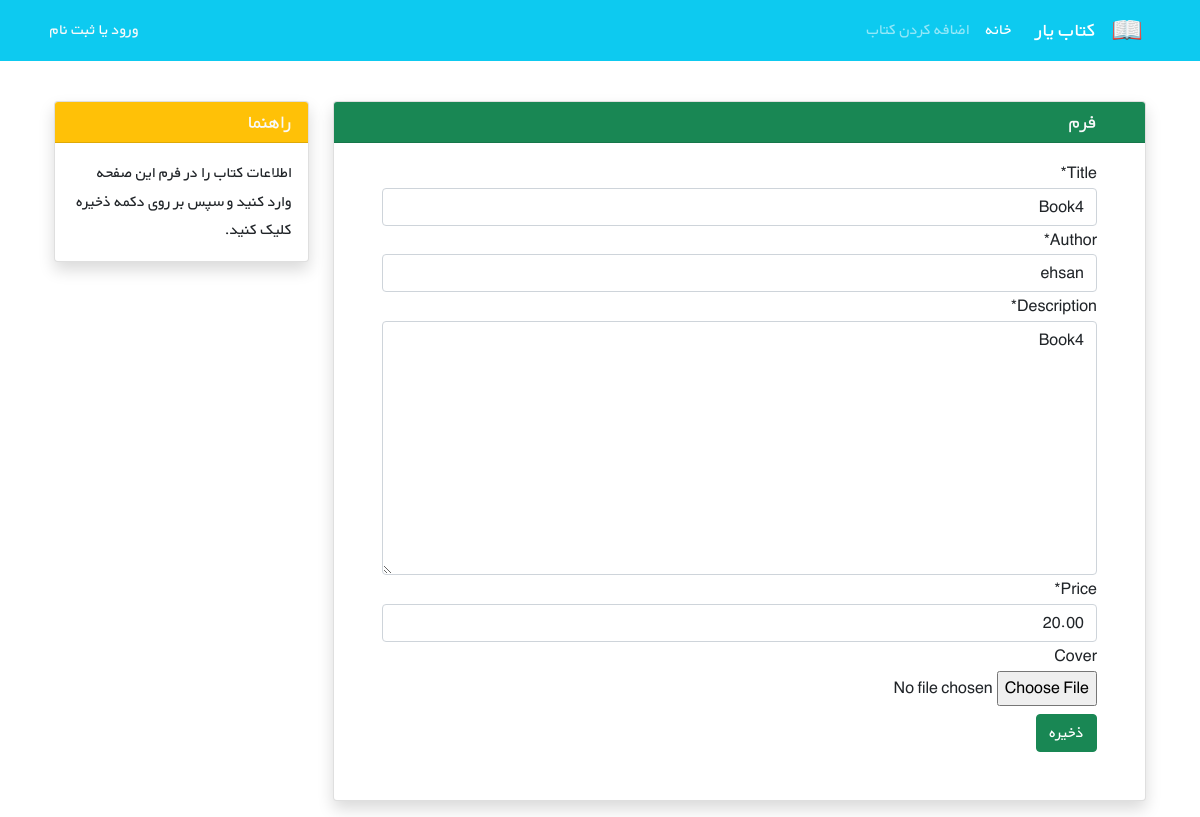
Screenshot of /books/8/edit/ with the database file from the repository.
### books/models.py (models this page shows, shortened)
class Book(models.Model):
    title = models.CharField(max_length=200)
    author = models.CharField(max_length=200)
    description = models.TextField()
    price = models.DecimalField(max_digits=5, decimal_places=2)
    cover = models.ImageField(upload_to='covers/', blank=True)

### books/views.py (the view)
# urls.py: path('<int:pk>/edit/', BookUpdateView.as_view(), name='BookUpdateView'),
class BookUpdateView(generic.UpdateView):
    model = Book
    fields = ['title', 'author', 'description', 'price', 'cover']
    template_name = 'books/book_update.html'

### books/templates/books/book_update.html (shortened to what this page needs)
{% extends '_base.html' %}
{% load crispy_forms_tags %}
{% block content %}
    <div class="container mt-4" dir="rtl">
        <div class="row">
            <div class="col-9">
                <div class="card shadow my-3">
                    <h5 class="card-header bg-success text-light px-5">فرم</h5>
                    <div class="px-5 pt-3 pb-5">
                        <form method="POST" enctype="multipart/form-data">
                            {{ form|crispy }}
                            <button type="submit" class="btn btn-success mt-2">ذخیره</button>
                        </form>
                    </div>
                </div>
            </div>
            <div class="col-3">
                <div class="card my-3 shadow">
                    <h5 class="card-header bg-warning text-light">راهنما</h5>
                    <div class="card-body">
                        <p class="card-text">
                            اطلاعات کتاب را در فرم این صفحه وارد کنید و سپس بر روی دکمه ذخیره کلیک کنید.
                        </p>
                    </div>
                </div>
            </div>
        </div>
    </div>
{% endblock content %}

### static/css/style.css (style rules this page uses)
* { font-family: 'BYekan', sans-serif; line-height: 1.8rem; }

### rows the page displays
Book: title "Book4", author "ehsan", description "Book4", price "20.00"
